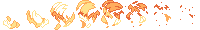
#> input picture assets/fx/flam.png, 200 x 30 px, given in place of TilesetNature.png, which was not available
$ python build_assets.py
#> lines starting #> are read from the running program, lines starting #| are printed output that depends on the picture; after the words box and inside, x2 and y2 are one past the last pixel; in counts of white or black regions, pixels touching at a corner belong together
### tools/contact_objs.py
import sys; sys.path.insert(0,'/workspace/lantern-night/tools')
from objdefs import OBJS
import numpy as np
from PIL import Image, ImageDraw
from scipy import ndimage as ndi
ROOT="/workspace/lantern-night/_dl/pack/Ninja Adventure - Asset Pack/"
def extract(sheet,box):
#> called with sheet = 'Backgrounds/Tilesets/TilesetNature.png', box = (0, 0, 32, 32)
    im=Image.open(ROOT+sheet).convert("RGBA")
#> im is the input picture: PIL image 200x30 RGBA; mean R, G, B, A 104.6, 73.5, 46.2, 69.2
    x0,y0,x1,y1=box; x1=min(x1,im.width); y1=min(y1,im.height)
#> after `x1 = min(x1, im.width)`: x1 = 32
#> after `y1 = min(y1, im.height)`: y1 = 30
    sub=np.array(im.crop((x0,y0,x1,y1)))
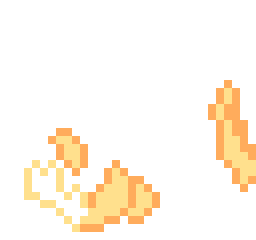
#> sub: shape (30, 32, 4) (shown 8 times larger); mean R, G, B, A 64.8, 51.3, 32.4, 41.7; transparent parts drawn white
    a=sub[:,:,3]>0
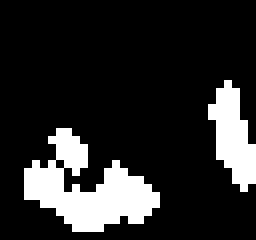
#> a: shape (30, 32) bool (shown 8 times larger); 16.4% white; 2 white regions, box (x1, y1, x2, y2) and area: (3, 16, 20, 29) 109, (26, 10, 32, 24) 48
    lab,n=ndi.label(a)
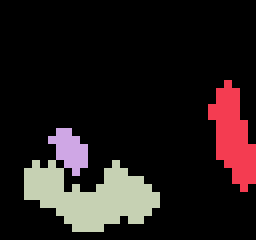
#> lab: shape (30, 32) int32 (shown 8 times larger); 4 distinct labels, from 0 to 3; one colour per label, 0 black
#> n = 3
    if n==0: return None
    # keep components that are bigger than 6px (to retain pieces like separated bits), but drop those touching clip edge if tiny
    sizes=ndi.sum(a,lab,range(1,n+1))
#> sizes = [48, 18, 91]
    keep=np.zeros_like(a)
    for i,s in enumerate(sizes):
        if s>=max(6,0.25*sizes.max()): keep|=(lab==i+1)
#> this loop made 3 passes
#> s on passes 1 to 3: 48, 18, 91
#> pass 1, in extract, `if s>=max(6,0.25*sizes.max()): keep|=(lab==i+1)`:
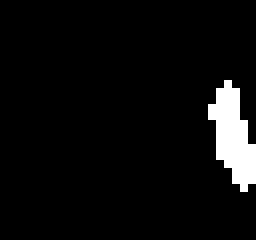
#> keep: shape (30, 32) bool (shown 8 times larger); 5% white; 1 white region, box (x1, y1, x2, y2) and area: (26, 10, 32, 24) 48
#> pass 3, in extract, `if s>=max(6,0.25*sizes.max()): keep|=(lab==i+1)`:
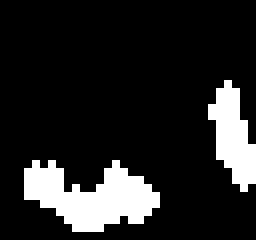
#> keep: shape (30, 32) bool (shown 8 times larger); 14.5% white; 2 white regions, box (x1, y1, x2, y2) and area: (3, 20, 20, 29) 91, (26, 10, 32, 24) 48
    ys,xs=np.where(keep)
#> ys = 139 values from 10 to 28; xs = 139 values, max 31 at index 31, min 3 at index 44, mean 17.09
    out=sub.copy(); out[~keep]=0
#> after `out[~keep] = 0`:
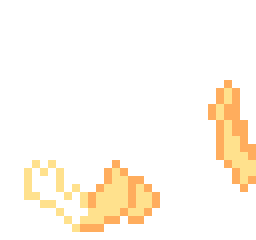
#> out: shape (30, 32, 4) (shown 8 times larger); 10.94% of pixels changed, all inside (x1, y1, x2, y2) = (3, 10, 32, 29); transparent parts drawn white
    return Image.fromarray(out).crop((xs.min(),ys.min(),xs.max()+1,ys.max()+1))
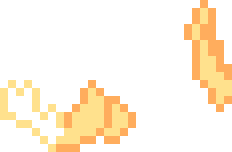
#> returned value: PIL image 29x19 RGBA (shown 8 times larger); mean R, G, B, A 64.3, 52.8, 34.9, 64.3; transparent parts drawn white
# [12 lines that do not run on import are left out]

### tools/objdefs.py
# Object sprite definitions: name -> (sheet, (x0,y0,x1,y1) clip box in sheet px). Largest component in clip is taken (tight bbox).
T="Backgrounds/Tilesets/"
def cell(sheet,c,r,w=1,h=1): return (T+sheet,(c*16,r*16,(c+w)*16,(r+h)*16))
OBJS = {
 # nature
 "bush1":     cell("TilesetNature.png",0,0,2,2),
 "pine_s":    cell("TilesetNature.png",2,0,2,2),
 "deadtree_s":cell("TilesetNature.png",4,0,2,2),
 "pine_l":    cell("TilesetNature.png",0,2,4,3),
 "tree_l":    cell("TilesetNature.png",4,2,4,3),
 "tree_l2":   cell("TilesetNature.png",16,2,4,3),
 "deadtree_l":cell("TilesetNature.png",0,5,4,3),
 "stump":     cell("TilesetNature.png",0,8,2,2),
 "tree_trunk":cell("TilesetNature.png",6,8,2,2),
 "tree_pink": cell("TilesetNature.png",0,18,3,3),
 "tree_big":  cell("TilesetNature.png",3,18,3,3),
 "tree_white":cell("TilesetNature.png",6,18,3,3),
 "tree_orange":cell("TilesetNature.png",9,18,3,3),
 "rock_big":  cell("TilesetNature.png",16,13,4,3),
 "rock_small":cell("TilesetNature.png",16,11,3,1),
 "boulder":   cell("TilesetNature.png",16,5,4,3),
 "boulder_brown":cell("TilesetNature.png",12,5,4,3),
}
OBJS.update({
 # houses (tile aligned)
 "house_orange": cell("TilesetHouse.png",0,0,4,3),
 "house_tan":    cell("TilesetHouse.png",4,0,4,3),
 "house_orange2":cell("TilesetHouse.png",8,0,4,3),
 "house_red":    cell("TilesetHouse.png",12,0,4,3),
 "shop":         cell("TilesetHouse.png",16,0,3,3),
 "house_green":  cell("TilesetHouse.png",19,0,4,3),
 "hut_round":    cell("TilesetHouse.png",23,0,3,3),
 "house_timber": cell("TilesetHouse.png",26,0,3,3),
 "torii":        (T+"TilesetHouse.png",(0,80,48,114)),
 "statue_orb":   cell("TilesetHouse.png",3,15,2,2),
 "statue_guard": cell("TilesetHouse.png",5,15,2,2),
 "statue_fox":   cell("TilesetHouse.png",7,15,1,2),
 "statue_big":   cell("TilesetHouse.png",1,15,2,3),
 "statue_orb_g": cell("TilesetHouse.png",3,19,2,2),
 "statue_guard_g":cell("TilesetHouse.png",5,19,2,2),
 "statue_fox_g": cell("TilesetHouse.png",7,19,1,2),
 "statue_big_g": cell("TilesetHouse.png",1,19,2,3),
 "stone_arch":   cell("TilesetHouse.png",29,20,4,3),
 "barrel":       cell("TilesetHouse.png",16,13,1,1),
 "barrel2":      cell("TilesetHouse.png",17,15,1,1),
 "crate_fish":   cell("TilesetHouse.png",16,14,1,1),
 "crate_veg":    cell("TilesetHouse.png",17,14,1,1),
 "fence_h":      cell("TilesetHouse.png",11,5,1,1),
 "post_banner":  cell("TilesetHouse.png",22,20,1,2),
 # Ember edge-exit v2.1 objects: art/custom/objects/<name>.png replaces the clip and sets the frame size (root_bridge_end 48x32)
 "root_bridge_end": cell("TilesetNature.png",0,0,1,1),
 "flank_stump": cell("TilesetNature.png",0,0,1,1),
 "flank_rock": cell("TilesetNature.png",0,0,1,1),
 "grove_stone_a": cell("TilesetNature.png",0,0,1,1),
 "grove_stone_b": cell("TilesetNature.png",0,0,1,1),
 "hollow_fronds_l": cell("TilesetNature.png",0,0,1,1),
 "hollow_fronds_r": cell("TilesetNature.png",0,0,1,1),
 "road_sign": cell("TilesetNature.png",0,0,1,1),
 # dungeon tileset bits
 "lantern_post": cell("TilesetDungeon.png",2,2,1,1),
 "well_hole":    cell("TilesetDungeon.png",2,3,1,1),
 "pedestal_g":   cell("TilesetDungeon.png",3,2,1,1),
 "pedestal_blue":cell("TilesetDungeon.png",4,2,1,1),
 "pedestal_w":   cell("TilesetDungeon.png",5,2,1,1),
 "pedestal_red": cell("TilesetDungeon.png",6,2,1,1),
 "pedestal_org": cell("TilesetDungeon.png",7,2,1,1),
 "switch_a":     cell("TilesetDungeon.png",3,3,1,1),
 "switch_b":     cell("TilesetDungeon.png",4,3,1,1),
 "block_stone":  cell("TilesetDungeon.png",8,3,1,1),
 "block_sand":   cell("TilesetDungeon.png",2,1,1,1),
 "gem_white":    cell("TilesetDungeon.png",7,3,1,1),
 # element tileset (furniture), px cells
 "table3":       cell("TilesetElement.png",2,10,3,1),
 "bookshelf_w":  cell("TilesetElement.png",8,7,4,2),
 "shelf_a":      cell("TilesetElement.png",3,7,1,2),
 "shelf_b":      cell("TilesetElement.png",4,7,1,2),
 "cupboard":     cell("TilesetElement.png",2,7,1,2),
 "chest":        cell("TilesetElement.png",3,1,1,1),
 "supply_box":   cell("TilesetElement.png",3,1,1,1),   # training maze; art/custom/objects/supply_box.png (Ember maze-v1) overrides
 "supply_box_open": cell("TilesetElement.png",3,1,1,1),
 "pot_big":      cell("TilesetElement.png",4,1,1,1),
 "jar":          cell("TilesetElement.png",2,1,1,1),
 "chair":        cell("TilesetElement.png",0,9,1,1),
 "plant_pot":    cell("TilesetElement.png",0,7,1,2),
 "dresser":      cell("TilesetElement.png",6,7,3,2),
 "stool":        cell("TilesetElement.png",5,7,1,1),
 "counter":      cell("TilesetElement.png",2,10,3,1),
 "rug_red":      cell("TilesetElement.png",7,9,1,1),
 "curtain":      cell("TilesetElement.png",9,9,3,1),
 "stairs_up":    cell("TilesetElement.png",6,11,1,1),
 "stairs_down":  cell("TilesetElement.png",6,12,1,1),
 "door_wood":    cell("TilesetElement.png",8,13,1,1),
 "hay":          cell("TilesetElement.png",13,4,3,3),
})

OBJS.update({
 "flower_y": cell("TilesetNature.png",0,11), "flower_y2": cell("TilesetNature.png",1,11),
 "flower_r": cell("TilesetNature.png",3,11), "clover": cell("TilesetNature.png",2,11),
 "tuft1": cell("TilesetNature.png",4,10), "tuft2": cell("TilesetNature.png",5,10), "tuft3": cell("TilesetNature.png",7,10),
 "fern": cell("TilesetNature.png",4,11), "flower_w": cell("TilesetNature.png",6,11),
})

### tools/build_assets.py
#!/usr/bin/env python3
"""Builds public/assets from the downloaded Ninja Adventure pack (CC0) + Pixelify Sans (OFL)."""
import os, sys, json, shutil, glob, subprocess
sys.path.insert(0, os.path.dirname(__file__))
from PIL import Image, ImageDraw
import numpy as np
from contact_objs import extract
from objdefs import OBJS
from art_custom import overlay as art_overlay, manifest as art_manifest
# Paths are relative to this checkout (was hard-coded to /workspace/lantern-night, so running it from any other clone
# rebuilt the deploy checkout's assets). LN_DL can point at a shared _dl/ download folder (pack + fonts).
ROOT = os.path.dirname(os.path.dirname(os.path.abspath(__file__)))
DL = os.environ.get("LN_DL", os.path.join(ROOT, "_dl")) + "/"
R = DL + "pack/Ninja Adventure - Asset Pack/"
O = os.path.join(ROOT, "public", "assets") + "/"
def mk(p): os.makedirs(os.path.dirname(p), exist_ok=True)
def cp(src, dst):
    mk(O+dst); shutil.copyfile(R+src, O+dst)
shutil.rmtree(O, ignore_errors=True); os.makedirs(O)

# ---------- tilesets used for ground ----------
cp("Backgrounds/Tilesets/TilesetFloor.png", "tiles/floor.png")
cp("Backgrounds/Tilesets/Interior/TilesetInteriorFloor.png", "tiles/ifloor.png")
cp("Backgrounds/Tilesets/Interior/TilesetWallSimple.png", "tiles/wallsimple.png")
cp("Backgrounds/Tilesets/TilesetWater.png", "tiles/water.png")

# ---------- object atlas ----------
ims = []
OBJ_CUSTOM = os.path.join(ROOT, "art", "custom", "objects")   # hand-edited cell overrides (e.g. Ch3 Far-readability chest)
for n in OBJS:
    ov = os.path.join(OBJ_CUSTOM, n + ".png")
#> (the run stopped early here; a loop or call above may not have finished)
